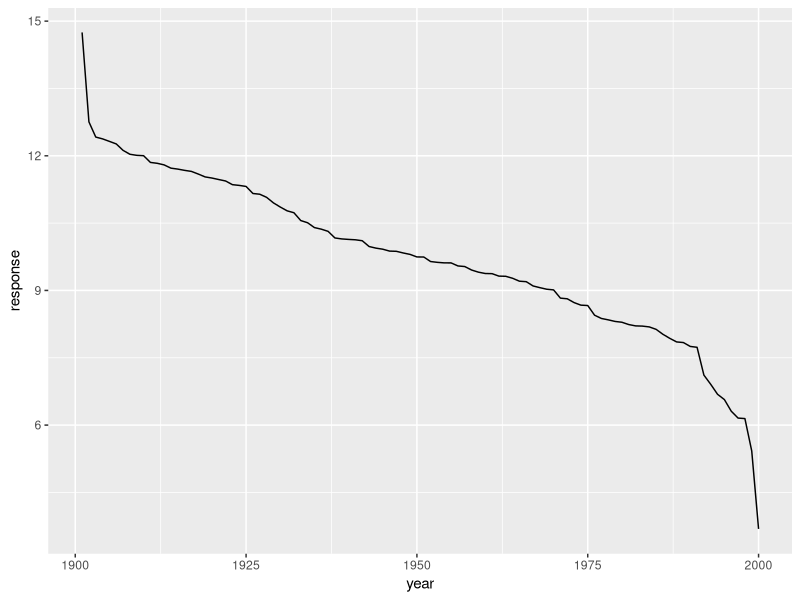
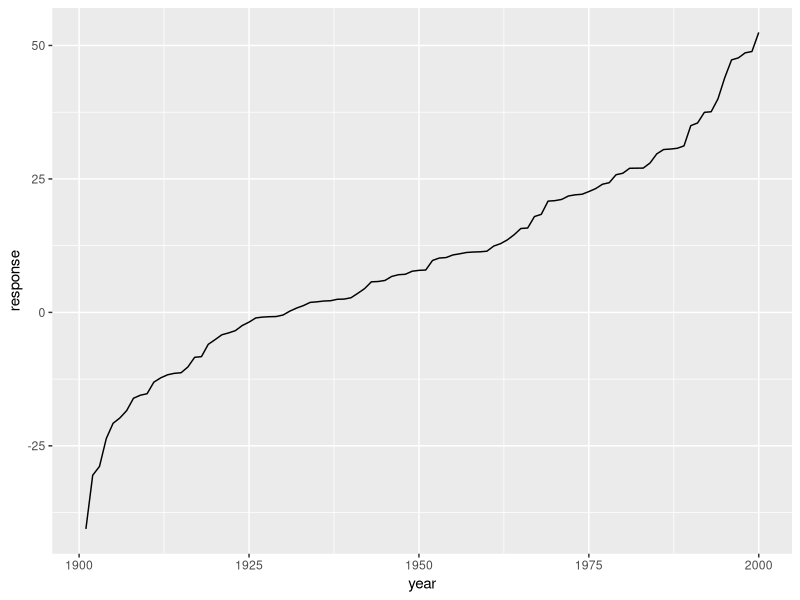

The R script that drew these images, in order:
# Trainingsdag programmeren in R (Trainee)
# Uitwerking van eerste opdracht TM-dag 27-06-2018
# Stephan vd Zwaard

# Inladen packages
library(tidyverse)

# Create df with two columns with 100 random numbers with varying SD.
df1 <- data.frame(x=rnorm(100, mean=10, sd=2),
                  y=rnorm(100, mean=10, sd=20))

# Create df with time series with upward or negative slope.
# Downward slope
  df2 <- df1 %>%
          arrange(desc(x)) %>%
          rename(response=x) %>%
          mutate(year = 1901:2000)
  ggplot(df2,aes(x=year,y=response)) +
        geom_line()
  
# Upward slope
  df2 <- df1 %>%
          arrange(y) %>%
          rename(response=y) %>%
          mutate(year = 1901:2000)
  ggplot(df2,aes(x=year,y=response)) +
      geom_line()
  
